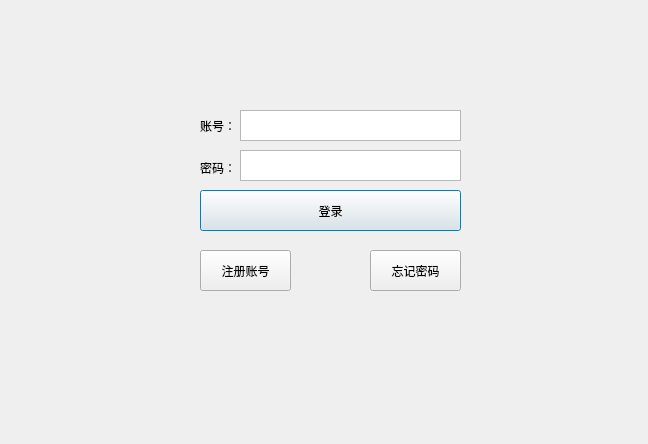
<?xml version="1.0" encoding="UTF-8"?>
<ui version="4.0">
 <class>LoginDialog</class>
 <widget class="QDialog" name="LoginDialog">
  <property name="geometry">
   <rect>
    <x>0</x>
    <y>0</y>
    <width>648</width>
    <height>444</height>
   </rect>
  </property>
  <property name="windowTitle">
   <string>Dialog</string>
  </property>
  <widget class="QPushButton" name="pushButton">
   <property name="geometry">
    <rect>
     <x>200</x>
     <y>190</y>
     <width>261</width>
     <height>41</height>
    </rect>
   </property>
   <property name="text">
    <string>登录</string>
   </property>
  </widget>
  <widget class="QPushButton" name="pushButton_2">
   <property name="geometry">
    <rect>
     <x>370</x>
     <y>250</y>
     <width>91</width>
     <height>41</height>
    </rect>
   </property>
   <property name="text">
    <string>忘记密码</string>
   </property>
  </widget>
  <widget class="QPushButton" name="pushButton_3">
   <property name="geometry">
    <rect>
     <x>200</x>
     <y>250</y>
     <width>91</width>
     <height>41</height>
    </rect>
   </property>
   <property name="text">
    <string>注册账号</string>
   </property>
  </widget>
  <widget class="QLabel" name="label">
   <property name="geometry">
    <rect>
     <x>200</x>
     <y>110</y>
     <width>31</width>
     <height>31</height>
    </rect>
   </property>
   <property name="text">
    <string>账号：</string>
   </property>
  </widget>
  <widget class="QLabel" name="label_2">
   <property name="geometry">
    <rect>
     <x>200</x>
     <y>160</y>
     <width>31</width>
     <height>16</height>
    </rect>
   </property>
   <property name="text">
    <string>密码：</string>
   </property>
  </widget>
  <widget class="QTextEdit" name="textEdit">
   <property name="geometry">
    <rect>
     <x>240</x>
     <y>110</y>
     <width>221</width>
     <height>31</height>
    </rect>
   </property>
  </widget>
  <widget class="QTextEdit" name="textEdit_2">
   <property name="geometry">
    <rect>
     <x>240</x>
     <y>150</y>
     <width>221</width>
     <height>31</height>
    </rect>
   </property>
  </widget>
 </widget>
 <resources/>
 <connections/>
</ui>
